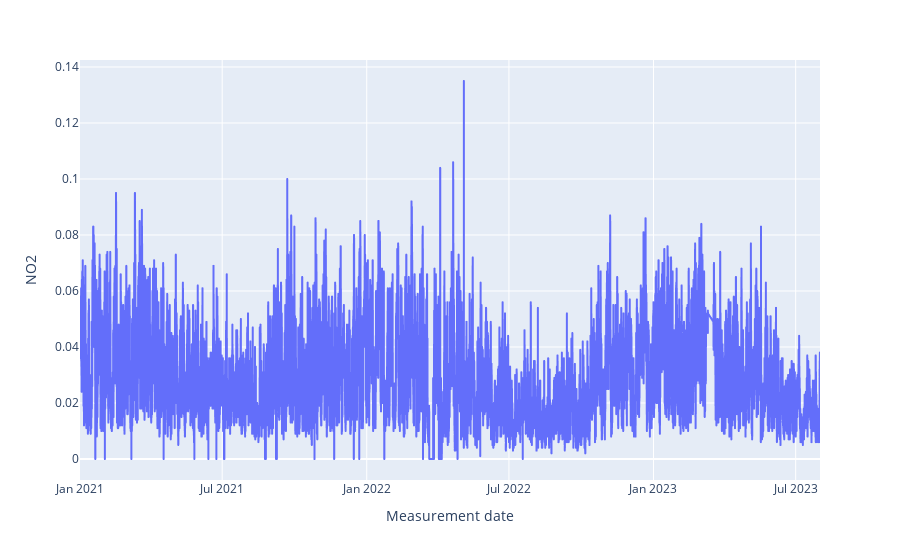

Notebook cell for this chart:
### Code cell
px.line(data_frame=S211_data, x='Measurement date', y ='NO2')

### Figure 1 — Plotly figure (JSON) as saved in the notebook; plotly's stock layout.template omitted (floating-point values rounded to 4 significant figures; data arrays with more than 128 entries replaced by an {"elided": "..."} marker saying what was removed)
{"data": [{"hovertemplate": "Measurement date=%{x}<br>NO2=%{y}<extra></extra>", "legendgroup": "", "line": {"color": "#636efa", "dash": "solid"}, "marker": {"symbol": "circle"}, "mode": "lines", "name": "", "showlegend": false, "type": "scattergl", "x": {"elided": "22316 str values"}, "xaxis": "x", "y": {"elided": "22316 float values"}, "yaxis": "y"}], "layout": {"legend": {"tracegroupgap": 0}, "margin": {"t": 60}, "xaxis": {"anchor": "y", "domain": [0, 1], "title": {"text": "Measurement date"}}, "yaxis": {"anchor": "x", "domain": [0, 1], "title": {"text": "NO2"}}}}
